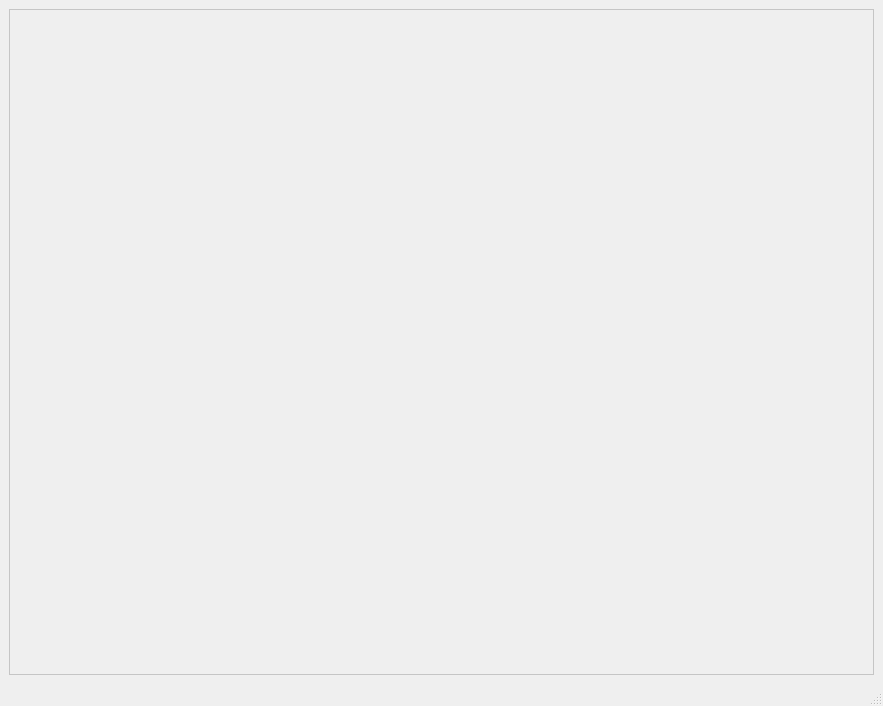
<?xml version="1.0" encoding="UTF-8"?>
<ui version="4.0">
 <class>MainWindow</class>
 <widget class="QMainWindow" name="MainWindow">
  <property name="geometry">
   <rect>
    <x>0</x>
    <y>0</y>
    <width>883</width>
    <height>706</height>
   </rect>
  </property>
  <property name="windowTitle">
   <string>MainWindow</string>
  </property>
  <widget class="QWidget" name="centralwidget">
   <layout class="QGridLayout" name="gridLayout">
    <item row="0" column="0">
     <widget class="QFrame" name="frame">
      <property name="palette">
       <palette>
        <active>
         <colorrole role="WindowText">
          <brush brushstyle="SolidPattern">
           <color alpha="255">
            <red>0</red>
            <green>0</green>
            <blue>0</blue>
           </color>
          </brush>
         </colorrole>
         <colorrole role="Button">
          <brush brushstyle="SolidPattern">
           <color alpha="255">
            <red>255</red>
            <green>255</green>
            <blue>255</blue>
           </color>
          </brush>
         </colorrole>
         <colorrole role="Light">
          <brush brushstyle="SolidPattern">
           <color alpha="255">
            <red>255</red>
            <green>255</green>
            <blue>255</blue>
           </color>
          </brush>
         </colorrole>
         <colorrole role="Midlight">
          <brush brushstyle="SolidPattern">
           <color alpha="255">
            <red>255</red>
            <green>255</green>
            <blue>255</blue>
           </color>
          </brush>
         </colorrole>
         <colorrole role="Dark">
          <brush brushstyle="SolidPattern">
           <color alpha="255">
            <red>127</red>
            <green>127</green>
            <blue>127</blue>
           </color>
          </brush>
         </colorrole>
         <colorrole role="Mid">
          <brush brushstyle="SolidPattern">
           <color alpha="255">
            <red>170</red>
            <green>170</green>
            <blue>170</blue>
           </color>
          </brush>
         </colorrole>
         <colorrole role="Text">
          <brush brushstyle="SolidPattern">
           <color alpha="255">
            <red>0</red>
            <green>0</green>
            <blue>0</blue>
           </color>
          </brush>
         </colorrole>
         <colorrole role="BrightText">
          <brush brushstyle="SolidPattern">
           <color alpha="255">
            <red>255</red>
            <green>255</green>
            <blue>255</blue>
           </color>
          </brush>
         </colorrole>
         <colorrole role="ButtonText">
          <brush brushstyle="SolidPattern">
           <color alpha="255">
            <red>0</red>
            <green>0</green>
            <blue>0</blue>
           </color>
          </brush>
         </colorrole>
         <colorrole role="Base">
          <brush brushstyle="SolidPattern">
           <color alpha="255">
            <red>255</red>
            <green>255</green>
            <blue>255</blue>
           </color>
          </brush>
         </colorrole>
         <colorrole role="Window">
          <brush brushstyle="SolidPattern">
           <color alpha="255">
            <red>255</red>
            <green>255</green>
            <blue>255</blue>
           </color>
          </brush>
         </colorrole>
         <colorrole role="Shadow">
          <brush brushstyle="SolidPattern">
           <color alpha="255">
            <red>0</red>
            <green>0</green>
            <blue>0</blue>
           </color>
          </brush>
         </colorrole>
         <colorrole role="AlternateBase">
          <brush brushstyle="SolidPattern">
           <color alpha="255">
            <red>255</red>
            <green>255</green>
            <blue>255</blue>
           </color>
          </brush>
         </colorrole>
         <colorrole role="ToolTipBase">
          <brush brushstyle="SolidPattern">
           <color alpha="255">
            <red>255</red>
            <green>255</green>
            <blue>220</blue>
           </color>
          </brush>
         </colorrole>
         <colorrole role="ToolTipText">
          <brush brushstyle="SolidPattern">
           <color alpha="255">
            <red>0</red>
            <green>0</green>
            <blue>0</blue>
           </color>
          </brush>
         </colorrole>
         <colorrole role="PlaceholderText">
          <brush brushstyle="SolidPattern">
           <color alpha="128">
            <red>0</red>
            <green>0</green>
            <blue>0</blue>
           </color>
          </brush>
         </colorrole>
        </active>
        <inactive>
         <colorrole role="WindowText">
          <brush brushstyle="SolidPattern">
           <color alpha="255">
            <red>0</red>
            <green>0</green>
            <blue>0</blue>
           </color>
          </brush>
         </colorrole>
         <colorrole role="Button">
          <brush brushstyle="SolidPattern">
           <color alpha="255">
            <red>255</red>
            <green>255</green>
            <blue>255</blue>
           </color>
          </brush>
         </colorrole>
         <colorrole role="Light">
          <brush brushstyle="SolidPattern">
           <color alpha="255">
            <red>255</red>
            <green>255</green>
            <blue>255</blue>
           </color>
          </brush>
         </colorrole>
         <colorrole role="Midlight">
          <brush brushstyle="SolidPattern">
           <color alpha="255">
            <red>255</red>
            <green>255</green>
            <blue>255</blue>
           </color>
          </brush>
         </colorrole>
         <colorrole role="Dark">
          <brush brushstyle="SolidPattern">
           <color alpha="255">
            <red>127</red>
            <green>127</green>
            <blue>127</blue>
           </color>
          </brush>
         </colorrole>
         <colorrole role="Mid">
          <brush brushstyle="SolidPattern">
           <color alpha="255">
            <red>170</red>
            <green>170</green>
            <blue>170</blue>
           </color>
          </brush>
         </colorrole>
         <colorrole role="Text">
          <brush brushstyle="SolidPattern">
           <color alpha="255">
            <red>0</red>
            <green>0</green>
            <blue>0</blue>
           </color>
          </brush>
         </colorrole>
         <colorrole role="BrightText">
          <brush brushstyle="SolidPattern">
           <color alpha="255">
            <red>255</red>
            <green>255</green>
            <blue>255</blue>
           </color>
          </brush>
         </colorrole>
         <colorrole role="ButtonText">
          <brush brushstyle="SolidPattern">
           <color alpha="255">
            <red>0</red>
            <green>0</green>
            <blue>0</blue>
           </color>
          </brush>
         </colorrole>
         <colorrole role="Base">
          <brush brushstyle="SolidPattern">
           <color alpha="255">
            <red>255</red>
            <green>255</green>
            <blue>255</blue>
           </color>
          </brush>
         </colorrole>
         <colorrole role="Window">
          <brush brushstyle="SolidPattern">
           <color alpha="255">
            <red>255</red>
            <green>255</green>
            <blue>255</blue>
           </color>
          </brush>
         </colorrole>
         <colorrole role="Shadow">
          <brush brushstyle="SolidPattern">
           <color alpha="255">
            <red>0</red>
            <green>0</green>
            <blue>0</blue>
           </color>
          </brush>
         </colorrole>
         <colorrole role="AlternateBase">
          <brush brushstyle="SolidPattern">
           <color alpha="255">
            <red>255</red>
            <green>255</green>
            <blue>255</blue>
           </color>
          </brush>
         </colorrole>
         <colorrole role="ToolTipBase">
          <brush brushstyle="SolidPattern">
           <color alpha="255">
            <red>255</red>
            <green>255</green>
            <blue>220</blue>
           </color>
          </brush>
         </colorrole>
         <colorrole role="ToolTipText">
          <brush brushstyle="SolidPattern">
           <color alpha="255">
            <red>0</red>
            <green>0</green>
            <blue>0</blue>
           </color>
          </brush>
         </colorrole>
         <colorrole role="PlaceholderText">
          <brush brushstyle="SolidPattern">
           <color alpha="128">
            <red>0</red>
            <green>0</green>
            <blue>0</blue>
           </color>
          </brush>
         </colorrole>
        </inactive>
        <disabled>
         <colorrole role="WindowText">
          <brush brushstyle="SolidPattern">
           <color alpha="255">
            <red>127</red>
            <green>127</green>
            <blue>127</blue>
           </color>
          </brush>
         </colorrole>
         <colorrole role="Button">
          <brush brushstyle="SolidPattern">
           <color alpha="255">
            <red>255</red>
            <green>255</green>
            <blue>255</blue>
           </color>
          </brush>
         </colorrole>
         <colorrole role="Light">
          <brush brushstyle="SolidPattern">
           <color alpha="255">
            <red>255</red>
            <green>255</green>
            <blue>255</blue>
           </color>
          </brush>
         </colorrole>
         <colorrole role="Midlight">
          <brush brushstyle="SolidPattern">
           <color alpha="255">
            <red>255</red>
            <green>255</green>
            <blue>255</blue>
           </color>
          </brush>
         </colorrole>
         <colorrole role="Dark">
          <brush brushstyle="SolidPattern">
           <color alpha="255">
            <red>127</red>
            <green>127</green>
            <blue>127</blue>
           </color>
          </brush>
         </colorrole>
         <colorrole role="Mid">
          <brush brushstyle="SolidPattern">
           <color alpha="255">
            <red>170</red>
            <green>170</green>
            <blue>170</blue>
           </color>
          </brush>
         </colorrole>
         <colorrole role="Text">
          <brush brushstyle="SolidPattern">
           <color alpha="255">
            <red>127</red>
            <green>127</green>
            <blue>127</blue>
           </color>
          </brush>
         </colorrole>
         <colorrole role="BrightText">
          <brush brushstyle="SolidPattern">
           <color alpha="255">
            <red>255</red>
            <green>255</green>
            <blue>255</blue>
           </color>
          </brush>
         </colorrole>
         <colorrole role="ButtonText">
          <brush brushstyle="SolidPattern">
           <color alpha="255">
            <red>127</red>
            <green>127</green>
            <blue>127</blue>
           </color>
          </brush>
         </colorrole>
         <colorrole role="Base">
          <brush brushstyle="SolidPattern">
           <color alpha="255">
            <red>255</red>
            <green>255</green>
            <blue>255</blue>
           </color>
          </brush>
         </colorrole>
         <colorrole role="Window">
          <brush brushstyle="SolidPattern">
           <color alpha="255">
            <red>255</red>
            <green>255</green>
            <blue>255</blue>
           </color>
          </brush>
         </colorrole>
         <colorrole role="Shadow">
          <brush brushstyle="SolidPattern">
           <color alpha="255">
            <red>0</red>
            <green>0</green>
            <blue>0</blue>
           </color>
          </brush>
         </colorrole>
         <colorrole role="AlternateBase">
          <brush brushstyle="SolidPattern">
           <color alpha="255">
            <red>255</red>
            <green>255</green>
            <blue>255</blue>
           </color>
          </brush>
         </colorrole>
         <colorrole role="ToolTipBase">
          <brush brushstyle="SolidPattern">
           <color alpha="255">
            <red>255</red>
            <green>255</green>
            <blue>220</blue>
           </color>
          </brush>
         </colorrole>
         <colorrole role="ToolTipText">
          <brush brushstyle="SolidPattern">
           <color alpha="255">
            <red>0</red>
            <green>0</green>
            <blue>0</blue>
           </color>
          </brush>
         </colorrole>
         <colorrole role="PlaceholderText">
          <brush brushstyle="SolidPattern">
           <color alpha="128">
            <red>0</red>
            <green>0</green>
            <blue>0</blue>
           </color>
          </brush>
         </colorrole>
        </disabled>
       </palette>
      </property>
      <property name="frameShape">
       <enum>QFrame::StyledPanel</enum>
      </property>
      <property name="frameShadow">
       <enum>QFrame::Raised</enum>
      </property>
     </widget>
    </item>
   </layout>
  </widget>
  <widget class="QMenuBar" name="menubar">
   <property name="geometry">
    <rect>
     <x>0</x>
     <y>0</y>
     <width>883</width>
     <height>21</height>
    </rect>
   </property>
  </widget>
  <widget class="QStatusBar" name="statusbar"/>
 </widget>
 <resources/>
 <connections/>
</ui>
